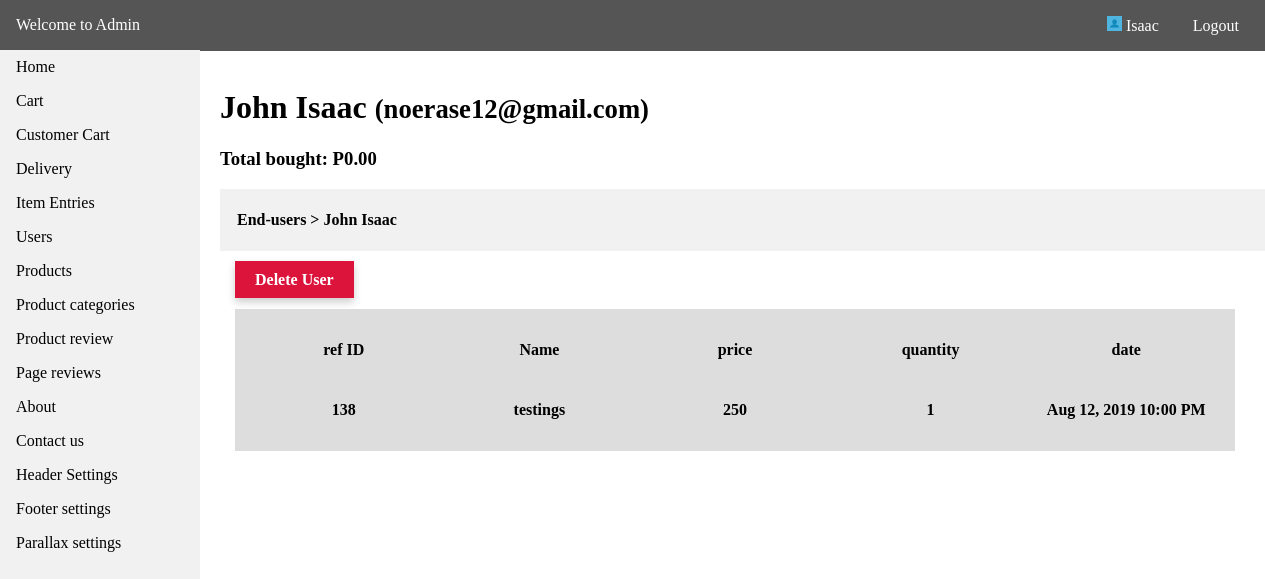
The page /admin/users_info.php?id=1 (signed in) on the database as committed earlier.
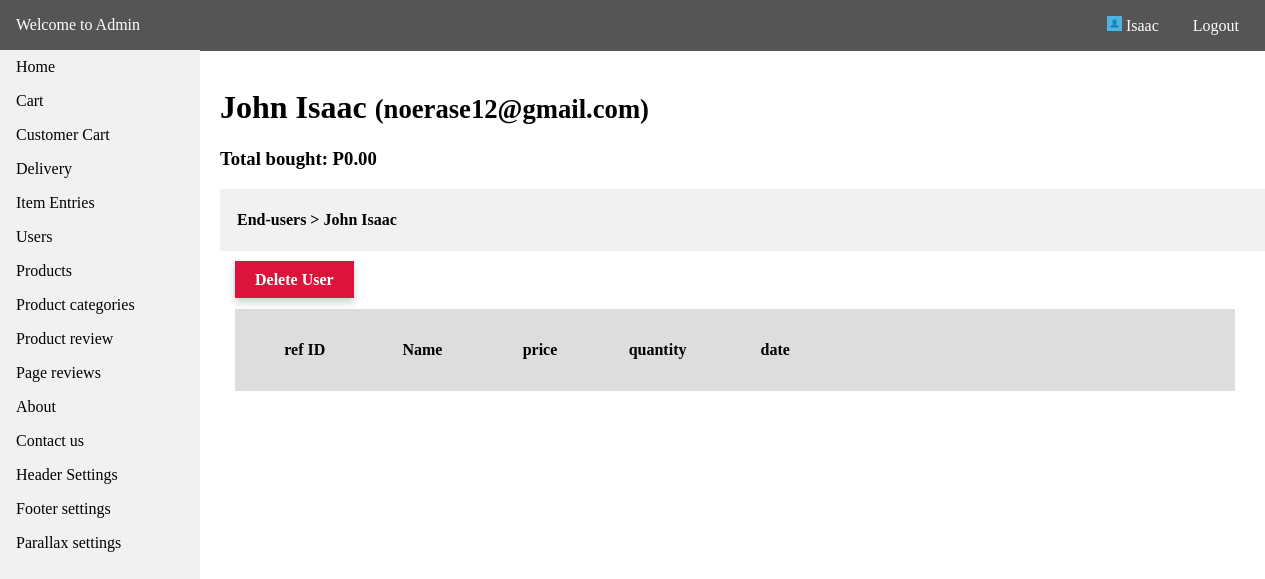
The same page on the database as committed later.
### tables this page shows
CREATE TABLE `tbl_menus` (
  `id` int(11) NOT NULL,
  `menu_name` varchar(255) NOT NULL,
  `menu_link` varchar(255) NOT NULL,
  `date_created` datetime NOT NULL DEFAULT CURRENT_TIMESTAMP
);

CREATE TABLE `tbl_user_items` (
  `id` int(11) NOT NULL,
  `ref_id` int(11) NOT NULL,
  `user_name` varchar(255) NOT NULL,
  `title` varchar(255) NOT NULL,
  `price` int(20) NOT NULL,
  `quantity` int(11) NOT NULL,
  `date_created` datetime NOT NULL DEFAULT CURRENT_TIMESTAMP
);

### api/dbh.php (called while the page is built, shortened)
<?php
class dbh {
    public function __construct() {
        $this->servername = HOST;
        $this->username = USER;
        $this->password = PASS;
        $this->dbname = DBNAME;
        $this->conn = mysqli_connect($this->servername,$this->username,$this->password,$this->dbname);
    }
}
?>

### config.php (called while the page is built, shortened)
<?php
include API.'dbh.php';
include API.'viewUser.php';
$viewUser = new ViewUser;
?>

### api/viewUser.php (called while the page is built, shortened)
<?php
class ViewUser extends User {
    public function get_query($query) {
        $res = mysqli_query($this->conn,$query);
        return $res;
    }
    public function select_where($table_name, $where_condition)
      {
           $condition = '';
           $array = array();
           foreach($where_condition as $key => $value)
           {
                $condition .= $key . " = '".$value."' AND ";
           }
           $condition = substr($condition, 0, -5);
           $query = "SELECT * FROM ".$table_name." WHERE " . $condition;
           $result = mysqli_query($this->conn, $query);
           while($row = mysqli_fetch_array($result))
           {
                $array[] = $row;
           }
           return $array;
      }
    public function datetime($string) {
        $date_format = "M d, Y h:i A";
        $date_content = strtotime($string);
        $date = date($date_format, $date_content);
        return $date;
    }
}
?>

### admin/users_info.php (the view, shortened to what the changed rows need)
<?php
include '../config.php';
    $table = "tbl_user";
    $id = array(
        'id' => $_GET['id']
    );
    $res = $viewUser->select_where($table, $id);
    foreach ($res as $data) {
        $name = $data['firstname'];
        $email = $data['username'];
    }
?>
<!DOCTYPE html>
<html>
<head>
    <link rel="stylesheet" type="text/css" media="screen" href="admin_css/main.css" />
</head>
<body>
<?php
include 'require/nav.php';
?>
<div class="container">
    <br>
<h1><?php echo $name; ?> <small>(<?php echo $email;?>)</small></h1>
    <div class="content">
        <div class="row">
            <div style="padding: 20px;float:left;">
                <div style="padding:10px;width:1000px;background-color:#ddd;">
                    <table>
                        <tr>
                            <th>ref ID</th>
                            <th>Name</th>
                            <th>price</th>
                            <th>quantity</th>
                            <th>date</th>
                        </tr>
            <?php
                $query = "SELECT * FROM tbl_user_items WHERE `user_name` = '$email'";
                $res = $viewUser->get_query($query);
                foreach($res as $row) {
                    $ref_id = $row['ref_id'];
                    $title = $row['title'];
                    $price = $row['price'];
                    $quantity = $row['quantity'];
                    $date = $row['date_created'];
                    $date_ = $viewUser->datetime($date);
                    ?>
                    <tr>
                        <th><?php echo $ref_id;?></th>
                        <th><?php echo $title;?></th>
                        <th><?php echo $price;?></th>
                        <th><?php echo $quantity;?></th>
                        <th><?php echo $date_;?></th>
                    </tr>
                    <?php
                }
            ?>
                    </table>
                </div>
            </div>
    </div>
    </div>
</div>
</body>
</html>

### admin/require/nav.php (shortened to what the changed rows need)
<nav class="navi">
    <ul>
    <?php
        $tbl = "SELECT * FROM tbl_menus";
        $res = $viewUser->get_query($tbl);
        while($row = $res->fetch_assoc()) {
            $menu = $row['menu_name'];
            $link = $row['menu_link'];
    ?>
        <li><a href="<?php echo ADMIN_URL.$link.'.php'; ?>"><?php echo ucfirst($menu); ?></a></li>
    <?php
        }
    ?>
    </ul>
</nav>

Rows that differ between the two databases and show on the page:
removed tbl_user_items: ref "138", title "testings", price "250", quantity "1", date_created "Aug 12, 2019 10:00 PM"
